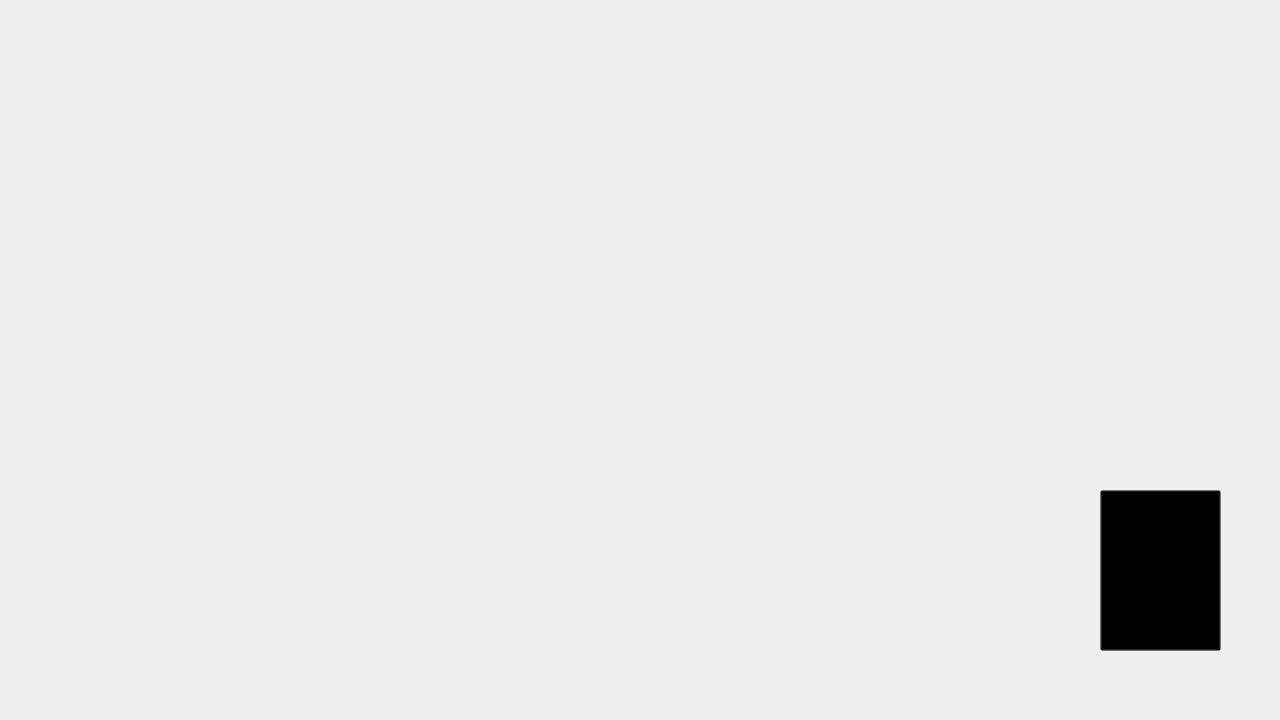
<?xml version="1.0" encoding="UTF-8"?>
<ui version="4.0">
 <class>MainWindow</class>
 <widget class="QMainWindow" name="MainWindow">
  <property name="enabled">
   <bool>true</bool>
  </property>
  <property name="geometry">
   <rect>
    <x>0</x>
    <y>0</y>
    <width>1280</width>
    <height>720</height>
   </rect>
  </property>
  <property name="windowTitle">
   <string>MainWindow</string>
  </property>
  <property name="styleSheet">
   <string notr="true"/>
  </property>
  <widget class="QWidget" name="centralwidget">
   <widget class="QStackedWidget" name="stackedWidget">
    <property name="geometry">
     <rect>
      <x>0</x>
      <y>0</y>
      <width>1441</width>
      <height>721</height>
     </rect>
    </property>
    <property name="currentIndex">
     <number>2</number>
    </property>
    <widget class="QWidget" name="comienzo">
     <property name="minimumSize">
      <size>
       <width>1591</width>
       <height>0</height>
      </size>
     </property>
     <property name="styleSheet">
      <string notr="true">#comienzo{
background-image: url(:/new/prefix1/imagenes/iniciar_juego.png);
background-repeat: no-repeat;
}
</string>
     </property>
     <widget class="QPushButton" name="botoncomenzar">
      <property name="geometry">
       <rect>
        <x>500</x>
        <y>570</y>
        <width>271</width>
        <height>81</height>
       </rect>
      </property>
      <property name="cursor">
       <cursorShape>PointingHandCursor</cursorShape>
      </property>
      <property name="styleSheet">
       <string notr="true">background-color: transparent;
border: none;</string>
      </property>
      <property name="text">
       <string/>
      </property>
     </widget>
     <widget class="QPushButton" name="botoncerrar">
      <property name="geometry">
       <rect>
        <x>30</x>
        <y>640</y>
        <width>41</width>
        <height>41</height>
       </rect>
      </property>
      <property name="cursor">
       <cursorShape>PointingHandCursor</cursorShape>
      </property>
      <property name="styleSheet">
       <string notr="true">#botoncerrar{
background-image: url(:/new/prefix1/imagenes/Salir.png);
background-color: transparent;
background-repeat: no-repeat;
}</string>
      </property>
      <property name="text">
       <string/>
      </property>
     </widget>
     <zorder>botoncerrar</zorder>
     <zorder>botoncomenzar</zorder>
    </widget>
    <widget class="QWidget" name="seleccionpjs">
     <property name="styleSheet">
      <string notr="true">#seleccionpjs{
background-image: url(:/new/prefix1/imagenes/cantJugadores.png);

}</string>
     </property>
     <widget class="QComboBox" name="numpj">
      <property name="geometry">
       <rect>
        <x>600</x>
        <y>300</y>
        <width>101</width>
        <height>41</height>
       </rect>
      </property>
      <property name="cursor">
       <cursorShape>PointingHandCursor</cursorShape>
      </property>
      <property name="styleSheet">
       <string notr="true">background-image: transparent;</string>
      </property>
      <item>
       <property name="text">
        <string>2</string>
       </property>
      </item>
      <item>
       <property name="text">
        <string>3</string>
       </property>
      </item>
      <item>
       <property name="text">
        <string>4</string>
       </property>
      </item>
     </widget>
     <widget class="QPushButton" name="siguiente">
      <property name="geometry">
       <rect>
        <x>590</x>
        <y>460</y>
        <width>120</width>
        <height>160</height>
       </rect>
      </property>
      <property name="cursor">
       <cursorShape>PointingHandCursor</cursorShape>
      </property>
      <property name="styleSheet">
       <string notr="true">background-image: url(:/new/prefix1/imagenes/c4.png);
background-color: transparent;
background-repeat: no-repeat;
 background-position: center;
</string>
      </property>
      <property name="text">
       <string/>
      </property>
     </widget>
     <widget class="QLabel" name="label">
      <property name="geometry">
       <rect>
        <x>490</x>
        <y>390</y>
        <width>321</width>
        <height>51</height>
       </rect>
      </property>
      <property name="text">
       <string>&lt;!DOCTYPE HTML PUBLIC &quot;-//W3C//DTD HTML 4.0//EN&quot; &quot;http://www.w3.org/TR/REC-html40/strict.dtd&quot;&gt;
&lt;html&gt;&lt;head&gt;&lt;meta name=&quot;qrichtext&quot; content=&quot;1&quot; /&gt;&lt;meta charset=&quot;utf-8&quot; /&gt;&lt;style type=&quot;text/css&quot;&gt;
p, li { white-space: pre-wrap; }
hr { height: 1px; border-width: 0; }
li.unchecked::marker { content: &quot;\2610&quot;; }
li.checked::marker { content: &quot;\2612&quot;; }
&lt;/style&gt;&lt;/head&gt;&lt;body style=&quot; font-family:'Segoe UI'; font-size:9pt; font-weight:400; font-style:normal;&quot;&gt;
&lt;p align=&quot;center&quot; style=&quot; margin-top:0px; margin-bottom:0px; margin-left:0px; margin-right:0px; -qt-block-indent:0; text-indent:0px;&quot;&gt;&lt;span style=&quot; font-size:11pt; font-weight:700; color:#000000;&quot;&gt;Clickea el C4 para comenzar!&lt;/span&gt;&lt;/p&gt;&lt;/body&gt;&lt;/html&gt;</string>
      </property>
     </widget>
    </widget>
    <widget class="QWidget" name="tablero">
     <property name="styleSheet">
      <string notr="true">#tablero{
background-image: url(:/new/prefix1/imagenes/tablero.png);
}</string>
     </property>
     <widget class="QLabel" name="labelDado">
      <property name="geometry">
       <rect>
        <x>1100</x>
        <y>300</y>
        <width>121</width>
        <height>121</height>
       </rect>
      </property>
      <property name="minimumSize">
       <size>
        <width>100</width>
        <height>100</height>
       </size>
      </property>
      <property name="cursor">
       <cursorShape>ArrowCursor</cursorShape>
      </property>
      <property name="text">
       <string/>
      </property>
      <property name="scaledContents">
       <bool>true</bool>
      </property>
     </widget>
     <widget class="QPushButton" name="BTdado">
      <property name="geometry">
       <rect>
        <x>1100</x>
        <y>490</y>
        <width>121</width>
        <height>161</height>
       </rect>
      </property>
      <property name="cursor">
       <cursorShape>PointingHandCursor</cursorShape>
      </property>
      <property name="styleSheet">
       <string notr="true">#BTdado{
background-color: transparent;
}</string>
      </property>
      <property name="text">
       <string/>
      </property>
     </widget>
     <widget class="QLabel" name="Jugador_1">
      <property name="geometry">
       <rect>
        <x>140</x>
        <y>600</y>
        <width>49</width>
        <height>31</height>
       </rect>
      </property>
      <property name="styleSheet">
       <string notr="true"/>
      </property>
      <property name="text">
       <string>&lt;html&gt;&lt;head/&gt;&lt;body&gt;&lt;p&gt;&lt;img src=&quot;:/new/prefix1/imagenes/CS2_AK-47_Inventory_3.png&quot;/&gt;&lt;/p&gt;&lt;/body&gt;&lt;/html&gt;</string>
      </property>
     </widget>
     <widget class="QLabel" name="Jugador_2">
      <property name="geometry">
       <rect>
        <x>140</x>
        <y>630</y>
        <width>49</width>
        <height>41</height>
       </rect>
      </property>
      <property name="styleSheet">
       <string notr="true"/>
      </property>
      <property name="text">
       <string>&lt;html&gt;&lt;head/&gt;&lt;body&gt;&lt;p&gt;&lt;img src=&quot;:/new/prefix1/imagenes/CS2_Glock-18_Inventory.png&quot;/&gt;&lt;/p&gt;&lt;/body&gt;&lt;/html&gt;</string>
      </property>
     </widget>
     <widget class="QLabel" name="Jugador_3">
      <property name="geometry">
       <rect>
        <x>140</x>
        <y>680</y>
        <width>49</width>
        <height>31</height>
       </rect>
      </property>
      <property name="styleSheet">
       <string notr="true"/>
      </property>
      <property name="text">
       <string>&lt;html&gt;&lt;head/&gt;&lt;body&gt;&lt;p&gt;&lt;img src=&quot;:/new/prefix1/imagenes/CS2_M4A1-S_Inventory.png&quot;/&gt;&lt;/p&gt;&lt;/body&gt;&lt;/html&gt;</string>
      </property>
     </widget>
     <widget class="QLabel" name="Jugador_4">
      <property name="geometry">
       <rect>
        <x>140</x>
        <y>660</y>
        <width>49</width>
        <height>31</height>
       </rect>
      </property>
      <property name="styleSheet">
       <string notr="true"/>
      </property>
      <property name="text">
       <string>&lt;html&gt;&lt;head/&gt;&lt;body&gt;&lt;p&gt;&lt;img src=&quot;:/new/prefix1/imagenes/CS2_USP-S_Inventory.png&quot;/&gt;&lt;/p&gt;&lt;/body&gt;&lt;/html&gt;</string>
      </property>
     </widget>
    </widget>
   </widget>
  </widget>
 </widget>
 <resources/>
 <connections/>
</ui>
